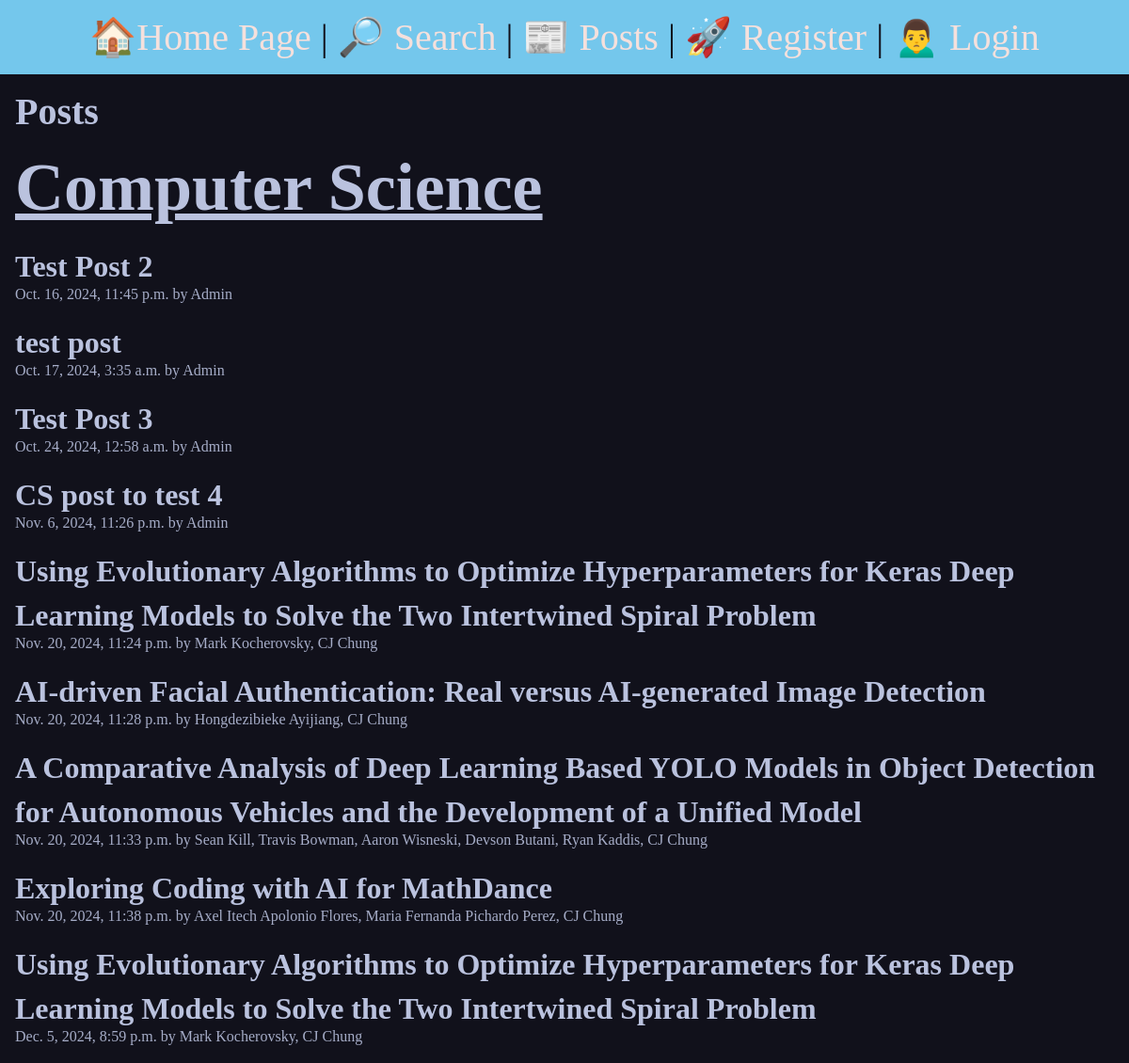
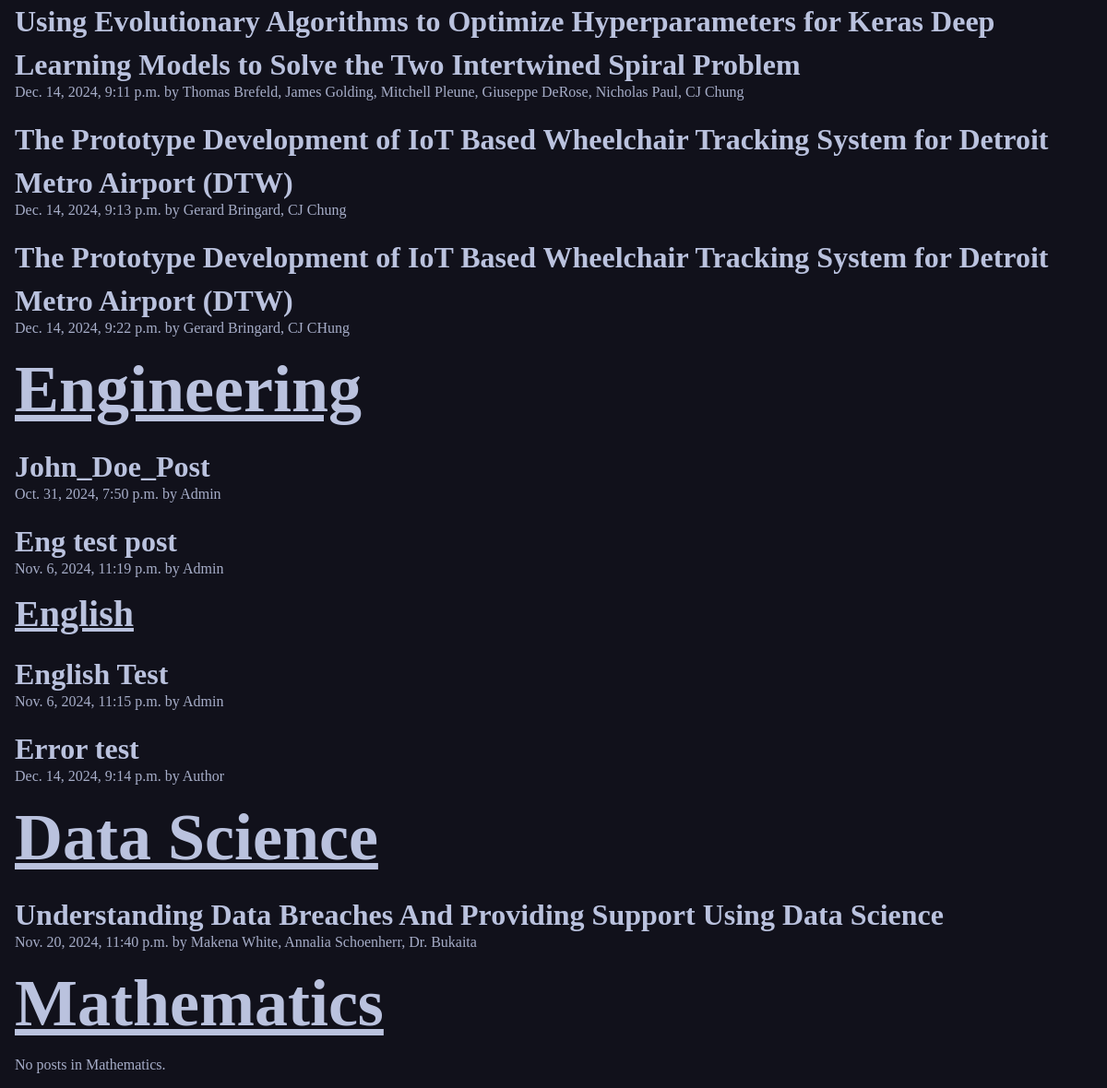
/posts/, run on the app's committed database (2 pictures, top to bottom).
### posts/models.py (models this page shows, shortened)
class Post(models.Model):
    title = models.CharField(max_length=255)
    authors = models.CharField(max_length=255, default=" ", help_text="Please use full names separated by commas")
    affiliation = models.CharField(max_length=255, default="LTU")
    keywords = models.CharField(max_length=255, default="Thesis", help_text="Please separate keywords by commas")
    abstract = models.TextField(help_text="Copy and Paste your abstract or introduction into this field")
    slug = AutoSlugField(populate_from='title', unique=True)
    subject = models.CharField(max_length=8, choices=SUBJECT_CHOICES, default='Computer Science')
    date = models.DateTimeField(auto_now_add=True)
    pdf_file = models.FileField()
    license = models.CharField(max_length=8, choices=LICENSE_CHOICES, default='CC BY')
    uploader = models.ForeignKey(User, on_delete=models.CASCADE, default=1)

### posts/views.py (the view)
# urls.py: path('', views.posts_list, name="list"),
def posts_list(request):
    cs_posts = Post.objects.filter(subject="CS")
    eng_posts = Post.objects.filter(subject="Eng")
    engl_posts = Post.objects.filter(subject="Engl")
    ds_posts = Post.objects.filter(subject="DS")
    math_posts = Post.objects.filter(subject="Math")
    return render(request, 'posts/posts_list.html', {
        'cs_posts': cs_posts,
        'eng_posts': eng_posts,
        'engl_posts': engl_posts,
        'ds_posts': ds_posts,
        'math_posts': math_posts
    })

### posts/templates/posts/posts_list.html (shortened to what this page needs)
{% extends 'layout.html' %}
{% block content %}
<section>
    <h1>Posts</h1>
    <h1 class="post_label" style="color: #bac2de; font-size: 4.5rem; text-decoration: underline;">Computer Science</h1>
    {% for post in cs_posts %}
        <article class="post">
            <h2>
                <a class="post_title" href="{% url 'posts:page' slug=post.slug %}" style="color: #bac2de; font-size: 2rem;">
                    {{ post.title }}
                </a>
            </h2>
            <p>{{ post.date }} by {{ post.authors }}</p>
        </article>
    {% empty %}
        <p>No posts in Computer Science.</p>
    {% endfor %}
    <h1 class="post_label" style="color: #bac2de; font-size: 4.5rem; text-decoration: underline;">Engineering</h1>
    {% for post in eng_posts %}
        <article class="post">
            <h2>
                <a class="post_title" href="{% url 'posts:page' slug=post.slug %}" style="color: #bac2de; font-size: 2rem;">
                    {{ post.title }}
                </a>
            </h2>
            <p>{{ post.date }} by {{ post.authors }}</p>
        </article>
    {% empty %}
        <p>No posts in Engineering.</p>
    {% endfor %}
    <h1 class="post_label">English</h1>
    {% for post in engl_posts %}
        <article class="post">
            <h2>
                <a class="post_title" href="{% url 'posts:page' slug=post.slug %}" style="color: #bac2de; font-size: 2rem;">
                    {{ post.title }}
                </a>
            </h2>
            <p>{{ post.date }} by {{ post.authors }}</p>
        </article>
    {% empty %}
        <p>No posts in English.</p>
    {% endfor %}
    <h1 class="post_label" style="color: #bac2de; font-size: 4.5rem; text-decoration: underline;">Data Science</h1>
    {% for post in ds_posts %}
        <article class="post">
            <h2>
                <a class="post_title" href="{% url 'posts:page' slug=post.slug %}" style="color: #bac2de; font-size: 2rem;">
                    {{ post.title }}
                </a>
            </h2>
            <p>{{ post.date }} by {{ post.authors }}</p>
        </article>
    {% empty %}
        <p>No posts in Data Science.</p>
    {% endfor %}
    <h1 class="post_label" style="color: #bac2de; font-size: 4.5rem; text-decoration: underline;">Mathematics</h1>
    {% for post in math_posts %}
        <article class="post">
            <h2>
                <a class="post_title" href="{% url 'posts:page' slug=post.slug %}" style="color: #bac2de; font-size: 2rem;">
                    {{ post.title }}
                </a>
            </h2>
            <p>{{ post.date }} by {{ post.authors }}</p>
            <p>{{ post.body }}</p>
        </article>
    {% empty %}
        <p>No posts in Mathematics.</p>
    {% endfor %}
</section>
{% endblock %}

### static/css/style.css (style rules this page uses)
* { margin: 0; padding: 0; box-sizing: border-box; }
body { min-height: 100vh; background-color: #11111b; color: #4c4f69; font-size: 3rem; }
section { display: flex; flex-flow: column; gap: 1rem; }
h1, h2 { font-size: 2.5rem; color: #bac2de; }
p { font-size: 1rem; color:#a6adc8; }
a { text-decoration: none; color: #f5e0dc; }
h1.post_label { color:#bac2de; font-size: 2.5rem; text-decoration: underline; }

### data on the page
Post: title "Test Post 2", date "Oct. 16, 2024, 11:45 p.m.", authors "Admin"
Post: title "test post", date "Oct. 17, 2024, 3:35 a.m.", authors "Admin"
Post: title "Test Post 3", date "Oct. 24, 2024, 12:58 a.m.", authors "Admin"
Post: title "CS post to test 4", date "Nov. 6, 2024, 11:26 p.m.", authors "Admin"
Post: title "Using Evolutionary Algorithms to Optimize Hyperparameters for Keras Deep Learning Models to Solve the Two Intertwined Spiral Problem", date "Nov. 20, 2024, 11:24 p.m.", authors "Mark Kocherovsky, CJ Chung"
Post: title "AI-driven Facial Authentication: Real versus AI-generated Image Detection", date "Nov. 20, 2024, 11:28 p.m.", authors "Hongdezibieke Ayijiang, CJ Chung"
Post: title "A Comparative Analysis of Deep Learning Based YOLO Models in Object Detection for Autonomous Vehicles and the Development of a Unified Model", date "Nov. 20, 2024, 11:33 p.m.", authors "Sean Kill, Travis Bowman, Aaron Wisneski, Devson Butani, Ryan Kaddis, CJ Chung"
Post: title "Exploring Coding with AI for MathDance", date "Nov. 20, 2024, 11:38 p.m.", authors "Axel Itech Apolonio Flores, Maria Fernanda Pichardo Perez, CJ Chung"
Post: title "Using Evolutionary Algorithms to Optimize Hyperparameters for Keras Deep Learning Models to Solve the Two Intertwined Spiral Problem", date "Dec. 5, 2024, 8:59 p.m.", authors "Mark Kocherovsky, CJ Chung"
Post: title "Using Evolutionary Algorithms to Optimize Hyperparameters for Keras Deep Learning Models to Solve the Two Intertwined Spiral Problem", date "Dec. 14, 2024, 9:11 p.m.", authors "Thomas Brefeld, James Golding, Mitchell Pleune, Giuseppe DeRose, Nicholas Paul, CJ Chung"
Post: title "The Prototype Development of IoT Based Wheelchair Tracking System for Detroit Metro Airport (DTW)", date "Dec. 14, 2024, 9:13 p.m.", authors "Gerard Bringard, CJ Chung"
Post: title "The Prototype Development of IoT Based Wheelchair Tracking System for Detroit Metro Airport (DTW)", date "Dec. 14, 2024, 9:22 p.m.", authors "Gerard Bringard, CJ CHung"
Post: title "John_Doe_Post", date "Oct. 31, 2024, 7:50 p.m.", authors "Admin"
Post: title "Eng test post", date "Nov. 6, 2024, 11:19 p.m.", authors "Admin"
Post: title "English Test", date "Nov. 6, 2024, 11:15 p.m.", authors "Admin"
Post: title "Error test", date "Dec. 14, 2024, 9:14 p.m.", authors "Author"
Post: title "Understanding Data Breaches And Providing Support Using Data Science", date "Nov. 20, 2024, 11:40 p.m.", authors "Makena White, Annalia Schoenherr, Dr. Bukaita"
